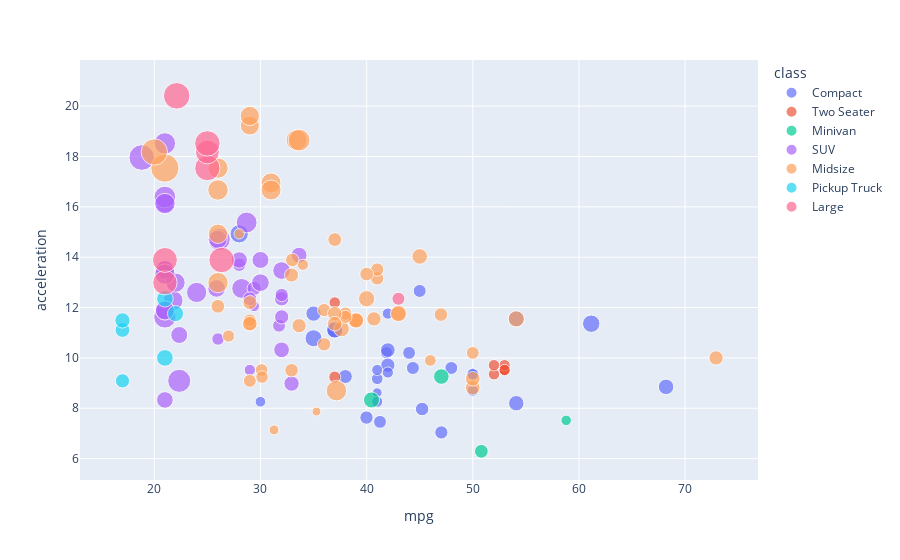

The notebook cell saved with this chart:
### Code cell
px.scatter(hybrid.to_df(), 
           x="mpg", 
           y="acceleration", 
           size="msrp",
           hover_name="vehicle", 
           color="class")

### Figure 1 — Plotly figure (JSON) as saved in the notebook; plotly's stock layout.template omitted (floating-point values rounded to 4 significant figures)
{"data": [{"hovertemplate": "<b>%{hovertext}</b><br><br>class=Compact<br>mpg=%{x}<br>acceleration=%{y}<br>msrp=%{marker.size}<extra></extra>", "hovertext": ["Prius (1st Gen)", "Tino", "Prius (2nd Gen)", "Civic (1st Gen)", "Civic", "Civic (2nd Gen)", "Civic", "Prius (3rd Gen)", "Lexus HS250h", "Avante/Elantra LPI", "Auris HSD", "Fit/Jazz", "Insight", "Chevrolet Volt", "HS 250h", "Aqua", "Lexus CT200h", "Civic (3rd Gen)", "3008", "Insight", "Prius C", "Ampera", "Insight", "Chevrolet Volt", "Prius C", "Jetta", "Civic", "Insight", "CT 200h", "ILX", "ActiveHybrid 3", "Chevrolet Volt"], "legendgroup": "Compact", "marker": {"color": "#636efa", "size": [24510.0, 35350.0, 26830.0, 25830.0, 14070.0, 26350.0, 18240.0, 24640.0, 38480.0, 21870.0, 35790.0, 16910.0, 19860.0, 42920.0, 34750.0, 22850.0, 30080.0, 25000.0, 45100.0, 18250.0, 19010.0, 31740.0, 18560.0, 39260.0, 19080, 24995, 24360, 18600, 32050, 28900, 49650, 39145], "sizemode": "area", "sizeref": 296.4, "symbol": "circle"}, "mode": "markers", "name": "Compact", "orientation": "v", "showlegend": true, "type": "scatter", "x": [41.26, 54.1, 45.23, 47.04, 41, 39.99, 41, 47.98, 54.1, 41.87, 68.21, 30, 41, 35, 35, 50, 42, 44.36, 61.16, 41, 50, 37, 42, 37, 50, 45, 44, 42, 42, 38, 28, 37], "xaxis": "x", "y": [7.46, 8.2, 7.97, 7.04, 8.62, 7.63, 8.26, 9.6, 11.55, 10.21, 8.85, 8.26, 9.17, 10.78, 11.76, 9.35, 9.71, 9.6, 11.36, 9.52, 9.35, 11.11, 9.42, 11.11, 8.7, 12.66, 10.2, 11.76, 10.31, 9.26, 14.93, 11.11], "yaxis": "y"}, {"hovertemplate": "<b>%{hovertext}</b><br><br>class=Two Seater<br>mpg=%{x}<br>acceleration=%{y}<br>msrp=%{marker.size}<extra></extra>", "hovertext": ["Insight", "Insight", "Insight", "Insight", "Insight", "Insight", "CR-Z", "CR-Z"], "legendgroup": "Two Seater", "marker": {"color": "#EF553B", "size": [18940.0, 19040.0, 19140.0, 19140.0, 19240.0, 19390.0, 21440.0, 19400.0], "sizemode": "area", "sizeref": 296.4, "symbol": "circle"}, "mode": "markers", "name": "Two Seater", "orientation": "v", "showlegend": true, "type": "scatter", "x": [53, 53, 53, 53, 52, 52, 37, 37], "xaxis": "x", "y": [9.52, 9.52, 9.71, 9.52, 9.35, 9.71, 9.24, 12.2], "yaxis": "y"}, {"hovertemplate": "<b>%{hovertext}</b><br><br>class=Minivan<br>mpg=%{x}<br>acceleration=%{y}<br>msrp=%{marker.size}<extra></extra>", "hovertext": ["Alphard", "Estima", "Fit Shuttle", "Freed/Freed Spike"], "legendgroup": "Minivan", "marker": {"color": "#00cc96", "size": [38080.0, 36010.0, 16390.0, 27970.0], "sizemode": "area", "sizeref": 296.4, "symbol": "circle"}, "mode": "markers", "name": "Minivan", "orientation": "v", "showlegend": true, "type": "scatter", "x": [40.46, 47.04, 58.8, 50.81], "xaxis": "x", "y": [8.33, 9.26, 7.52, 6.29], "yaxis": "y"}, {"hovertemplate": "<b>%{hovertext}</b><br><br>class=SUV<br>mpg=%{x}<br>acceleration=%{y}<br>msrp=%{marker.size}<extra></extra>", "hovertext": ["Escape", "Lexus RX400h", "Highlander", "Escape 2WD", "Mercury Mariner", "Chevrolet Tahoe", "Kluger", "Tribute", "GMC Yukon", "Vue", "Cadillac Escalade", "Lexus RX450h", "ML450 Blue HV", "ActiveHybrid X6", "Vue", "Aspen HEV", "Durango", "Touareg", "Audi Q5", "Jeep Patriot", "Cayenne S", "Tribute 4WD", "Mariner FWD", "RX 450h", "ML450 4natic", "Escape FWD", "Tribute 2WD", "Cayenne S", "Touareg", "Yukon 1500", "RX 450h", "Highlander 4WD", "Q5", "Cayenne S", "Touareg", "Escalade 2WD", "Tahoe 2WD", "Yukon 1500", "Yukon 1500"], "legendgroup": "SUV", "marker": {"color": "#ab63fa", "size": [36680.0, 58520.0, 29190.0, 19320.0, 34770.0, 42920.0, 46230.0, 24820.0, 57090.0, 22940.0, 78930.0, 46230.0, 60520.0, 97240.0, 26410.0, 44900.0, 41030.0, 64200.0, 37510.0, 17050.0, 73180.0, 27970.0, 30190.0, 42810.0, 55160.0, 30660.0, 26210.0, 67900.0, 50150.0, 52630.0, 46310, 40170, 50900, 69850, 62575, 74425, 53620, 54145, 61960], "sizemode": "area", "sizeref": 296.4, "symbol": "circle"}, "mode": "markers", "name": "SUV", "orientation": "v", "showlegend": true, "type": "scatter", "x": [31.99, 28.23, 29.4, 29, 32.93, 22.35, 25.87, 31.75, 21.78, 26, 22.35, 31.99, 23.99, 18.82, 28, 21, 21, 28.7, 33.64, 29.4, 26.11, 29, 32, 30, 22, 32, 32, 21, 21, 21, 30, 28, 26, 21, 21, 21, 21, 21, 21], "xaxis": "x", "y": [10.32, 12.76, 12.76, 9.52, 8.98, 10.91, 12.76, 11.28, 12.28, 10.75, 9.09, 13.47, 12.6, 17.96, 13.7, 13.51, 8.33, 15.38, 14.08, 12.05, 14.71, 12.35, 11.63, 13.89, 12.99, 12.35, 12.5, 18.52, 16.13, 13.5, 12.99, 13.89, 14.71, 16.39, 16.13, 11.63, 11.9, 11.88, 13.33], "yaxis": "y"}, {"hovertemplate": "<b>%{hovertext}</b><br><br>class=Midsize<br>mpg=%{x}<br>acceleration=%{y}<br>msrp=%{marker.size}<extra></extra>", "hovertext": ["Prius", "Accord", "Camry", "Lexus GS450h", "Altima", "Lexus LS600h/hL", "Aura", "Crown", "F3DM", "Altima", "A5 BSG", "Mercury Milan", "SAI", "Malibu", "F3DM PHEV", "Besturn B50  ", "Lincoln MKZ", "Sonata", "Fuga Infiniti M35H", "Fusion FWD", "Prius alpha (V)", "Buick Regal", "Prius V", "Optima K5", "MKZ FWD", "Sonata", "Camry", "ActiveHybrid 7i", "Prius PHV", "ActiveHybrid 5", "Lexus GS450h", "Camry LE", "MKZ FWD", "M35h", "LaCrosse", "ActiveHybrid 5", "Prius", "Fusion FWD", "Camry LE", "Camry LXLE", "Sonata", "Optima", "Sonata Limited", "Optima EX", "Malibu", "LaCrosse", "Regal", "MKZ FWD", "ES 300h", "GS 450h", "M35h", "E400", "ActiveHybrid 5", "Prius Plug-in", "C-Max Energi Plug-in", "Fusion Energi Plug-in"], "legendgroup": "Midsize", "marker": {"color": "#FFA15A", "size": [20360.0, 16340.0, 29850.0, 64550.0, 29520.0, 118500.0, 22110.0, 62290.0, 23740.0, 18680.0, 11850.0, 30520.0, 39170.0, 24770.0, 23120.0, 14590.0, 37040.0, 28290.0, 70160.0, 28030.0, 30590.0, 27950.0, 27270.0, 26550.0, 34750.0, 25870.0, 27130.0, 102600.0, 32100.0, 62180.0, 59130.0, 26070.0, 34860.0, 53860.0, 30050.0, 61130.0, 24200, 27200, 26140, 27670, 25650, 25900, 30550, 31950, 24985, 31660, 29015, 35925, 39250, 59450, 54750, 55800, 61400, 32000, 32950, 38700], "sizemode": "area", "sizeref": 296.4, "symbol": "circle"}, "mode": "markers", "name": "Midsize", "orientation": "v", "showlegend": true, "type": "scatter", "x": [46, 28, 33.64, 33.4, 32.93, 21, 27, 37.16, 30.11, 34, 35.28, 40.69, 54.1, 29, 30.15, 31.28, 37.63, 37, 33.64, 39, 72.92, 25.99, 32.93, 36, 39, 36, 33, 20, 50, 26, 31, 41, 39, 29, 29, 26, 50, 47, 41, 40, 38, 38, 37, 37, 29, 29, 29, 45, 40, 31, 29, 26, 26, 50, 43, 43], "xaxis": "x", "y": [9.9, 14.93, 11.28, 18.65, 13.29, 17.54, 10.87, 8.7, 9.52, 13.7, 7.87, 11.55, 11.55, 9.09, 9.24, 7.14, 11.15, 14.7, 18.65, 11.49, 10, 12.05, 9.51, 10.54, 11.49, 11.9, 13.89, 18.18, 8.82, 16.67, 16.95, 13.16, 11.49, 19.23, 11.36, 17.54, 10.2, 11.72, 13.51, 13.33, 11.76, 11.63, 11.76, 11.36, 11.49, 11.36, 12.2, 14.03, 12.35, 16.67, 19.61, 14.93, 12.99, 9.17, 11.76, 11.76], "yaxis": "y"}, {"hovertemplate": "<b>%{hovertext}</b><br><br>class=Pickup Truck<br>mpg=%{x}<br>acceleration=%{y}<br>msrp=%{marker.size}<extra></extra>", "hovertext": ["Silverado 15 2WD", "Silverado 15 2WD", "Silverado 15 2WD", "Silverado 15 2WD", "Silverado 15 2WD", "Sierra 15 2WD"], "legendgroup": "Pickup Truck", "marker": {"color": "#19d3f3", "size": [30090.0, 32650.0, 34650.0, 38450.0, 41135, 41555], "sizemode": "area", "sizeref": 296.4, "symbol": "circle"}, "mode": "markers", "name": "Pickup Truck", "orientation": "v", "showlegend": true, "type": "scatter", "x": [17, 17, 17, 22, 21, 21], "xaxis": "x", "y": [9.09, 11.11, 11.49, 11.76, 12.35, 10], "yaxis": "y"}, {"hovertemplate": "<b>%{hovertext}</b><br><br>class=Large<br>mpg=%{x}<br>acceleration=%{y}<br>msrp=%{marker.size}<extra></extra>", "hovertext": ["S400 Long", "ActiveHybrid 7", "S400", "Panamera S", "C-Max FWD", "ActiveHybrid 7L", "Panamera S", "S400"], "legendgroup": "Large", "marker": {"color": "#FF6692", "size": [96210.0, 104300.0, 88210.0, 95280.0, 25200, 84300, 96150, 92350], "sizemode": "area", "sizeref": 296.4, "symbol": "circle"}, "mode": "markers", "name": "Large", "orientation": "v", "showlegend": true, "type": "scatter", "x": [26.34, 22.11, 21, 25, 43, 25, 25, 21], "xaxis": "x", "y": [13.89, 20.41, 12.99, 17.54, 12.35, 18.18, 18.52, 13.89], "yaxis": "y"}], "layout": {"legend": {"itemsizing": "constant", "title": {"text": "class"}, "tracegroupgap": 0}, "margin": {"t": 60}, "xaxis": {"anchor": "y", "domain": [0, 1], "title": {"text": "mpg"}}, "yaxis": {"anchor": "x", "domain": [0, 1], "title": {"text": "acceleration"}}}}
